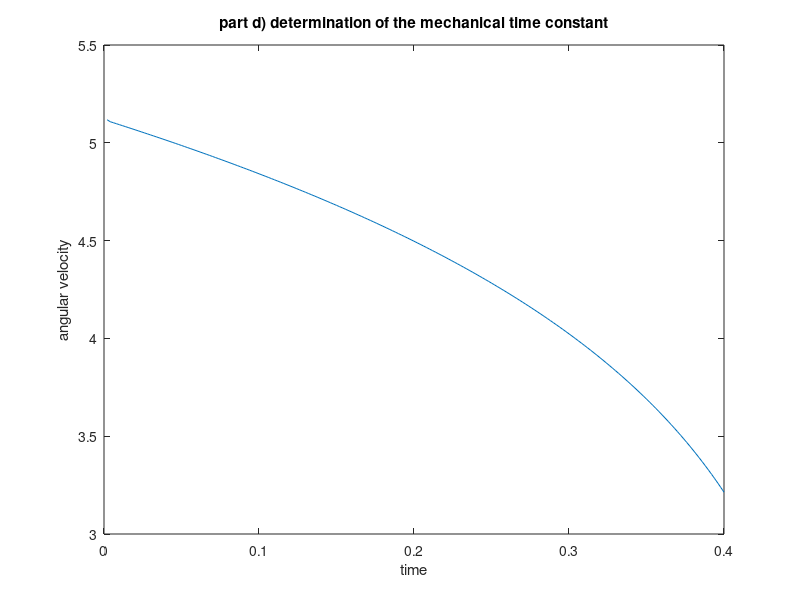

MATLAB code to generate this figure:
% prelab 4
%part b
load('prelab4.mat');
time = Elect(:,1);
voltage = Elect(:,2);
plot(time, voltage);
%linearize the data
%%
%only plot the noncourrpting data points (non infinity)
Vss = voltage(end);
voltage_linear = log(Vss - voltage); 
plot(time(1:200),voltage_linear(1:200));
coeffs = polyfit(time(1:200),voltage_linear(1:200),1);
T_e = -1/coeffs(1);
R_a = 2.5;
R_s = 3.3;
L = T_e*(R_a + R_s)

%%
%part d mechanical time constant
load('prelab4.mat');
time_2 = Iner(:,1);
w = Iner(:,2);
plot(time_2(1:200), w(1:200));
%%
w_linear = log(w);
plot(time_2(1:200),w_linear(1:200));
xlabel('time');
ylabel('angular velocity');
title('part d) determination of the mechanical time constant');
